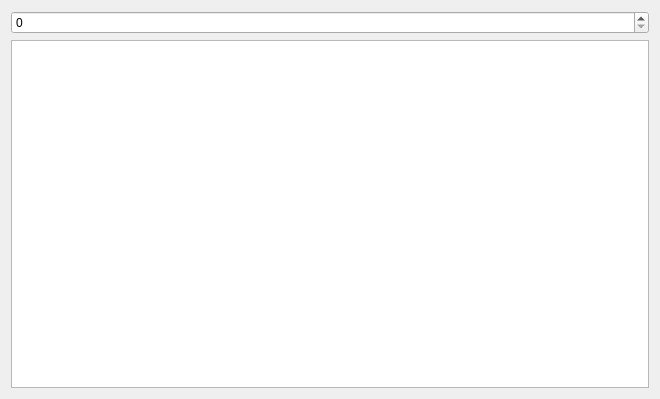
<?xml version="1.0" encoding="UTF-8"?>
<ui version="4.0">
 <class>MainWindow</class>
 <widget class="QMainWindow" name="MainWindow">
  <property name="geometry">
   <rect>
    <x>0</x>
    <y>0</y>
    <width>660</width>
    <height>399</height>
   </rect>
  </property>
  <property name="windowTitle">
   <string>MainWindow</string>
  </property>
  <widget class="QWidget" name="centralWidget">
   <property name="sizePolicy">
    <sizepolicy hsizetype="Preferred" vsizetype="Preferred">
     <horstretch>0</horstretch>
     <verstretch>0</verstretch>
    </sizepolicy>
   </property>
   <layout class="QVBoxLayout" name="verticalLayout">
    <item>
     <widget class="QSpinBox" name="spinBox">
      <property name="maximum">
       <number>999</number>
      </property>
     </widget>
    </item>
    <item>
     <widget class="QGraphicsView" name="graphicsView">
      <property name="sizePolicy">
       <sizepolicy hsizetype="Expanding" vsizetype="Expanding">
        <horstretch>0</horstretch>
        <verstretch>0</verstretch>
       </sizepolicy>
      </property>
      <property name="autoFillBackground">
       <bool>false</bool>
      </property>
      <property name="sceneRect">
       <rectf>
        <x>0.000000000000000</x>
        <y>0.000000000000000</y>
        <width>0.000000000000000</width>
        <height>0.000000000000000</height>
       </rectf>
      </property>
      <property name="alignment">
       <set>Qt::AlignCenter</set>
      </property>
      <property name="renderHints">
       <set>QPainter::Antialiasing|QPainter::TextAntialiasing</set>
      </property>
      <property name="dragMode">
       <enum>QGraphicsView::ScrollHandDrag</enum>
      </property>
      <property name="resizeAnchor">
       <enum>QGraphicsView::NoAnchor</enum>
      </property>
     </widget>
    </item>
   </layout>
  </widget>
 </widget>
 <layoutdefault spacing="6" margin="11"/>
 <resources/>
 <connections/>
</ui>
